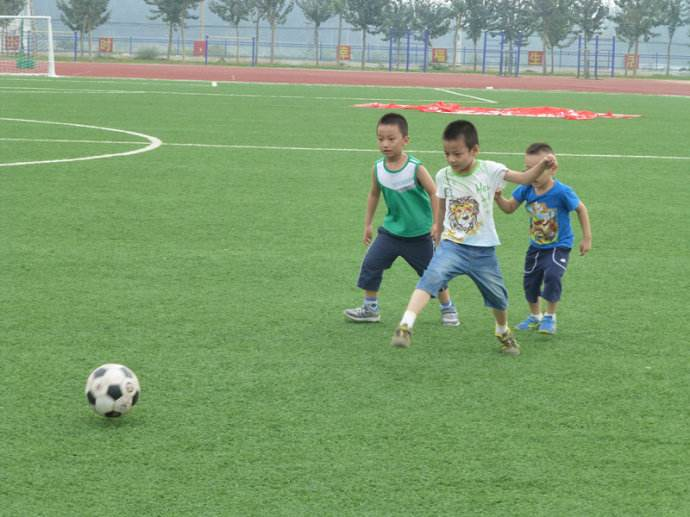
#> input picture roi.jpeg, 690 x 517 px
$ python 09002.py
#> lines starting #> are read from the running program, lines starting #| are printed output that depends on the picture
# -*- coding:utf-8 -*-

import cv2
import numpy as np
from matplotlib import pyplot as plt

BLUE = [255, 0, 0]
img1 = cv2.imread('./roi.jpeg')
#> img1 is the input picture: shape (517, 690, 3); mean B, G, R 111.7, 157, 125.3

replicate = cv2.copyMakeBorder(img1, 10, 10, 10, 10, cv2.BORDER_REPLICATE)
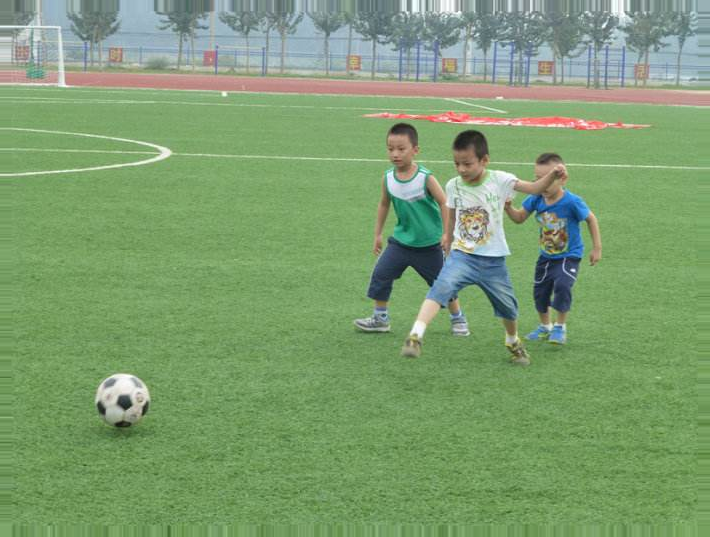
#> replicate: shape (537, 710, 3); mean B, G, R 112.1, 157.1, 125.3
reflect = cv2.copyMakeBorder(img1, 10, 10, 10, 10, cv2.BORDER_REFLECT)
reflect101 = cv2.copyMakeBorder(img1, 10, 10, 10, 10, cv2.BORDER_REFLECT_101)
wrap = cv2.copyMakeBorder(img1, 10, 10, 10, 10, cv2.BORDER_WRAP)
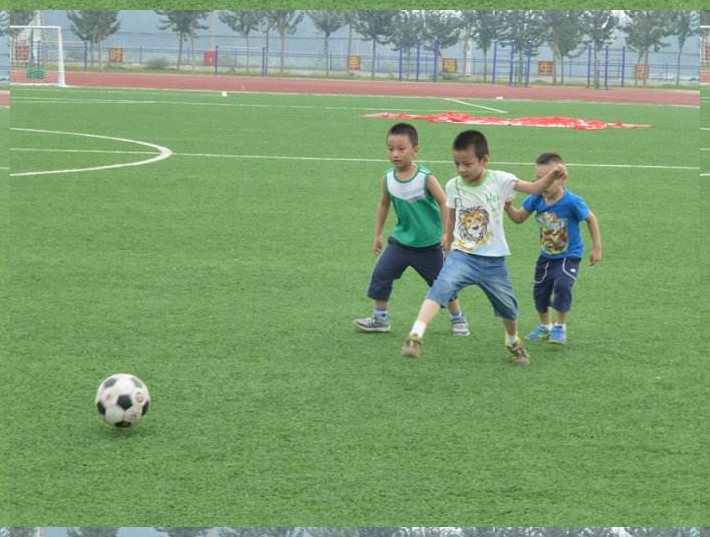
#> wrap: shape (537, 710, 3); mean B, G, R 112.1, 157, 125.3
constant = cv2.copyMakeBorder(img1, 10, 10, 10, 10, cv2.BORDER_CONSTANT, value=BLUE)
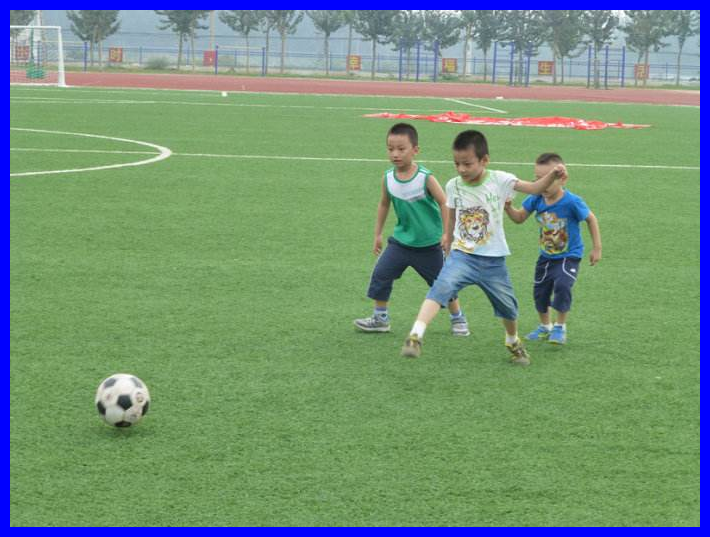
#> constant: shape (537, 710, 3); mean B, G, R 120.9, 146.9, 117.2

plt.subplot(231), plt.imshow(img1, 'gray'), plt.title("origin")
plt.subplot(232), plt.imshow(replicate, 'gray'), plt.title("replicate")
plt.subplot(233), plt.imshow(reflect, 'gray'), plt.title("feflect")
plt.subplot(234), plt.imshow(reflect101, 'gray'), plt.title("reflect_101")
plt.subplot(235), plt.imshow(wrap, 'gray'), plt.title("wrap")
plt.subplot(236), plt.imshow(constant, 'gray'), plt.title("constant")

plt.show()
#> figure, not shown here; B, G, R data is drawn as R, G, B
